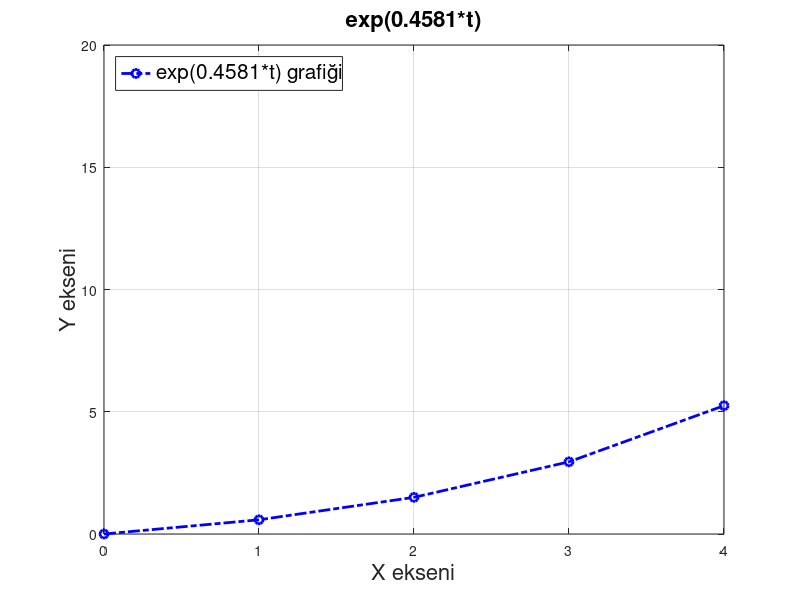

Recreate this plot in MATLAB.
clc;
clear ;
clear all;

t=0:4;
denklem=exp(0.4581*t)-1;

trapz(t,exp(0.4581*t)-1)

plot(t,denklem,'-.bo','linewidth',2);         
title('exp(0.4581*t)','fontsize',16);    
xlabel('X ekseni','fontsize',16);       
ylabel('Y ekseni','fontsize',16);      
axis([0 4 0 20]);                   
legend({'exp(0.4581*t) grafiği'},'fontsize',15,'textcolor','black','Location','northwest');  
grid on;                               
                              